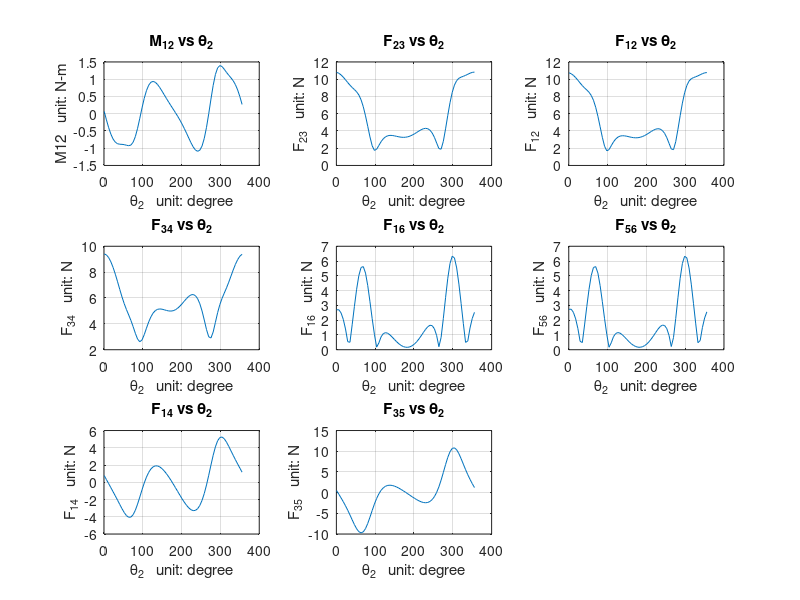
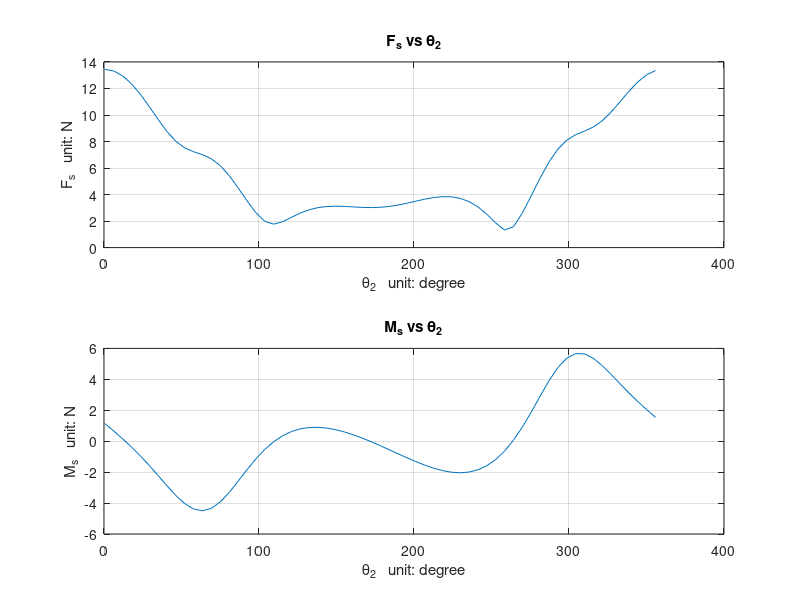

MATLAB code for these plots, in order:
%% Project Skeleton Code

clear; clc; close all;

%% Part 2 - Force and Moment Calculation

%%initial parameter: unit: m, degree, rad/sec
r1 = 0.084; 
r2 = 0.36;
r3 = 1.2;
r6 = 0.6;
m2 = 0.07634;
m6 = 0.12723;
m3 = 0.25447;
m4 = 5;
m5 = 5;
b2 = r2/2;
b6 = r6/2;
b3 = r3/2;

M12_list = [];
theta2_list = [];
Fs_list = [];  % shaking force
Fs_alpha = []; % direction of a shaking force
Ms_list =[]; % Shaking moment
%Forces list
F23_list = [];
F12_list = [];
F34_list = [];
F16_list = [];
F56_list = [];
F14_list = [];
N35_list = [];
%angles list
F12_alpha = [];
F23_alpha = [];
F34_alpha = [];
F16_alpha = [];
F56_alpha = [];

for theta2 = 0.01:0.1:2*pi

dtheta2 = 2;
ddtheta2 = 0; 

%% Part 1- Calculations for kinematic variables, caculated based on loop closure eqn

%equations for kinematic values
theta3 = pi - asin((r2.*sin(theta2)-r1)./r3);
r4 = r2.*cos(theta2) - r3.*cos(theta3);
theta5 = theta3; % eqn 15
theta6 = pi - asin((r1.*cos(theta5)-r4.*sin(theta5))./r6) + theta5; %eqn 18
r5 = (r6.*cos(theta6)-r4)./cos(theta5);

%% Take time derivative of loop eqn (d/dt) 
% and solve them for dtheta3, dtheta5 & dr6
% and the same for the second derivatives. 
% add r5dot, theta6dot, r5 double dot, theta6 double dot

% First derivates of r4 and theta 3
dtheta3 = (r2.*dtheta2.*cos(theta2))./(r3.*cos(theta3));
dr4 = (r2.*dtheta2.*sin(theta3 - theta2))./cos(theta3);

% Second derivates of r4 and theta 3
ddtheta3 = ((r3.*(dtheta3.^2).*sin(theta3))-(r2.*(dtheta2.^2).*sin(theta2)))./(r3.*cos(theta3));
ddr4 = (r3.*ddtheta3.*sin(theta3)) + (r3.*(dtheta3.^2).*cos(theta3)) - (r2.*(dtheta2.^2).*cos(theta2));

% First derivatives of r5 and theta 6
dtheta5 = dtheta3;
dtheta6 = ((r5.*dtheta5)-dr4.*sin(theta5))./(r6.*cos(theta5-theta6));
dr5 = ((r6.*dtheta6.*cos(theta6))-(r5.*dtheta5.*cos(theta5)))./(sin(theta5));

% Second derivatives of r5 and theta 6
ddtheta5 = ddtheta3;
ddtheta6 = ((-ddr4.*sin(theta5))+(2.*dr5.*dtheta5)+(r5.*ddtheta5)-(r6.*(dtheta6.^2).*sin(theta5-theta6)))./(r6.*cos(theta5-theta6));
ddr5 = (((-2.*dr5.*dtheta5-r5.*ddtheta5).*cos(theta5))+(r5.*(dtheta5.^2).*sin(theta5))+(r6.*ddtheta6.*cos(theta6))-(r6.*(dtheta6.^2).*sin(theta6)))./(sin(theta5));

a_coriolis = abs((2.*(r6.*dtheta6.*cos(theta6)-r5.*(dtheta5).*cos(theta5)).*(r2.*dtheta2.*cos(theta2)))./(r3.*cos(theta3).*sin(theta5)));

%given parameters

beta3 = 2*pi-theta3;
dbeta3 = -1*theta3;
ddbeta3 = -1*ddtheta3;

%inertias
inertiaG3 = (1/12)*m3*r3.^2;
inertiaA2 = (1/3)*m2*r2.^2;
inertiaA6 = (1/3)*m6*r6.^2;

%shortcuts
rGC = r5 - b3;
rGB = r3./2;
rDG = r3./2;
%trig substitutions for the A matrix
A33 = -r2.*sin(theta2);
A43 = r2.*cos(theta2);
A134 = -sin(beta3);
A135 = -cos(beta3);
A36 = rGB.*sin(beta3);
A46 = rGB.*cos(beta3);
A1311 = sin(beta3);
A1312 = cos(beta3);
A136 = -rGC.*cos(theta6 + beta3);
A66 = -rDG.*cos(beta3);
A56 = -rDG.*sin(beta3);
A99 = -r6.*sin(theta6);
A109 = r6.*(cos(theta6));

%accelerations for forces
ag2x = b2.*(-dtheta2.^2).*cos(theta2);
ag2y = b2.*(-dtheta2.^2)*sin(theta2);

ag3x = (b3.*(-dbeta3.^2).*cos(2*pi - beta3)) + ag2x;
ag3y = (b3.*(ddbeta3).*sin(2*pi - beta3)) + ag2y; 

ag6x = b6.*(-ddtheta6.*sin(theta6)-(dtheta6.^2).*cos(theta6));
ag6y = b6.*(ddtheta6.*cos(theta6)-(dtheta6.^2).*sin(theta6));

ag4x = ddr4;
ag4y = 0;

ag5x = ag6x.*2;
ag5y = ag6y.*2;

% and so on    

    B = [m2.*ag2x;
        m2.*ag2y;
        0;
        m3.*ag3x;
        m3.*ag3y;
        inertiaG3.*ddtheta3; % wtf
        m6.*ag6x;
        m6.*ag6y;
        inertiaA6.*ddtheta6;
        -m4.*ag4x;
        -m5.*ag5x;
        -m5.*ag5y;
        0;
    ];
    
    A = [
    -1, 0, 1, 0, 0, 0, 0, 0, 0, 0, 0, 0, 0;
    0, -1, 0, 1, 0, 0, 0, 0, 0, 0, 0, 0, 0;
    0, 0, A33, A43, 0, 0, 0, 0, 0, 0, 0, 1, 0;
    0, 0, -1, 0, -1, 0, 0, 0, 0, 0, 0, 0, A134;
    0, 0, 0, -1, 0, -1, 0, 0, 0, 0, 0, 0, A135;
    0, 0, A36, A46, A56, A66, 0, 0, 0, 0, 0, 0, A136;
    0, 0, 0, 0, 0, 0, -1, 0, 1, 0, 0, 0, 0;
    0, 0, 0, 0, 0, 0, 0, -1, 0, 1, 0, 0, 0;
    0, 0, 0, 0, 0, 0, 0, 0, A99, A109, 0, 0, 0;
    0, 0, 0, 0, 1, 0, 0, 0, 0, 0, 0, 0, 0;
    0, 0, 0, 0, 0, 0, 0, 0, -1, 0, 0, 0, A1311;
    0, 0, 0, 0, 0, 0, 0, 0, 0, -1, 0, 0, A1312;
    0, 0, 0, 0, 0, 1, 0, 0, 0, 0, -1, 0, 0;
    ];

    x = A\B % Ax = B, solution for x; note that in MATLAB: A\B = B/A
    
    
    % M12:
    M12 = x(12);
    M12_list = [M12_list; M12];
    
    F12x = x(1);
    F12y = x(2);
    F23x = x(3);
    F23y = x(4);
    F34x = x(5);
    F34y = x(6);
    F16x = x(7);
    F16y = x(8);
    F56x = x(9);
    F56y = x(10);
    F14y = x(11);
    N35 = x(13);
    Fsx = F12x + F16x;
    Fsy = F14y + F12y + F16y;
    Ms = -M12 + F14y.*r4;

    
    % Magnitudes of all forces: 
    % Atan is defined on [-pi/2; pi/2]. 
    % This if clause will help to adjust the value of the angle 
    % to its true value:	
    F23_list = [F23_list; sqrt(F23x.^2+F23y.^2)];
    F12_list = [F12_list; sqrt(F12x.^2+F12y.^2)];
    F34_list = [F34_list; sqrt(F34x.^2+F34y.^2)];
    F16_list = [F16_list; sqrt(F16x.^2+F16y.^2)];
    F56_list = [F56_list; sqrt(F56x.^2+F56y.^2)];
    F14_list = [F14_list; F14y];
    N35_list = [N35_list; N35];
    Fs_list = [Fs_list; sqrt(Fsx.^2+Fsy.^2)];
    Ms_list = [Ms_list; Ms];


    % Directions of all forces:   
    %F23
    fx = F23x;
    fy = F23y;
    alpha_23 = atan(fy/fx);
    if fx < 0
        alpha_23 = alpha_23 + pi;
    end 
    F23_alpha = [F23_alpha; alpha_23];

    %F12
    fx = F12x;
    fy = F12y;
    alpha_12 = atan2(fy, fx);
    if fx < 0
        alpha_12 = alpha_12 + pi;
    end 
    F12_alpha = [F12_alpha; alpha_12];

    %F34
    fx = F34x;
    fy = F34y;
    alpha_34 = atan(fx\fy);
    if fx < 0
        alpha_34 = alpha_34 + pi;
    end 
    F34_alpha = [F34_alpha; alpha_34];

    %F16
    fx = F16x;
    fy = F16y;
    alpha_16 = atan(fx\fy);
    if fx < 0
        alpha_16 = alpha_16 + pi;
    end 
    F16_alpha = [F16_alpha; alpha_16];

    %F56
    fx = F56x;
    fy = F56y;
    alpha_56 = atan(fx\fy);
    if fx < 0
        alpha_56 = alpha_56 + pi;
    end 
    F56_alpha = [F56_alpha; alpha_56];

    %Fs
    fx = Fsx;
    fy = Fsy;
    alpha_s = atan(fx\fy);
    if fx < 0
        alpha_s = alpha_s + pi;
    end 
    Fs_alpha = [Fs_alpha; alpha_s];

  
    % Collecting the values of theta2:
    theta2_list = [theta2_list; theta2];
     
    
    
end


% Regular and Polar plots:
% Might have to transpose the Force vectors for polar plot. Do so if needed
% Polar plot only works with radians so will have to do it accordingly
%M12_list = M12_list(:);

%Regular Plots
%M12 Regular
subplot(3,3,1);
plot(theta2_list.*(180/pi), M12_list)
grid on;
title('M_{12} vs \theta_2')
xlabel('\theta_2   unit: degree')
ylabel('M12   unit: N-m')
hold on;

%F23 Regular
subplot(3,3,2);
plot(theta2_list.*(180/pi),F23_list)
grid on;
title('F_{23} vs \theta_2')
xlabel('\theta_2   unit: degree')
ylabel('F_{23}   unit: N')
hold on;

%F12 Regular
subplot(3,3,3);
plot(theta2_list.*(180/pi), F12_list)
grid on;
title('F_{12} vs \theta_2')
xlabel('\theta_2   unit: degree')
ylabel('F_{12}   unit: N')
hold on;

%F34 Regular
subplot(3,3,4);
plot(theta2_list.*(180/pi), F34_list)
grid on;
title('F_{34} vs \theta_2')
xlabel('\theta_2   unit: degree')
ylabel('F_{34}   unit: N')
hold on;

%F16 Regular
subplot(3,3,5);
plot(theta2_list.*(180/pi), F16_list)
grid on;
title('F_{16} vs \theta_2')
xlabel('\theta_2   unit: degree')
ylabel('F_{16}   unit: N')
hold on;

%F56 Regular
subplot(3,3,6);
plot(theta2_list.*(180/pi), F56_list)
grid on;
title('F_{56} vs \theta_2')
xlabel('\theta_2   unit: degree')
ylabel('F_{56}   unit: N')
hold on;

%F14 Regular
subplot(3,3,7);
plot(theta2_list.*(180/pi), F14_list)
grid on;
title('F_{14} vs \theta_2')
xlabel('\theta_2   unit: degree')
ylabel('F_{14}   unit: N')
hold on;

%F35 Regular
subplot(3,3,8);
plot(theta2_list.*(180/pi), N35_list)
grid on;
title('F_{35} vs \theta_2')
xlabel('\theta_2   unit: degree')
ylabel('F_{35}   unit: N')
hold on

%shaking moment and forces
figure(2);
subplot(2,1,1)
plot(theta2_list.*(180/pi), Fs_list)
grid on
title('F_{s} vs \theta_2')
xlabel('\theta_2   unit: degree')
ylabel('F_{s}   unit: N')
hold on

subplot(2,1,2)
plot(theta2_list.*(180/pi), Ms_list)
grid on
title('M_{s} vs \theta_2')
xlabel('\theta_2   unit: degree')
ylabel('M_{s}   unit: N')
hold on
